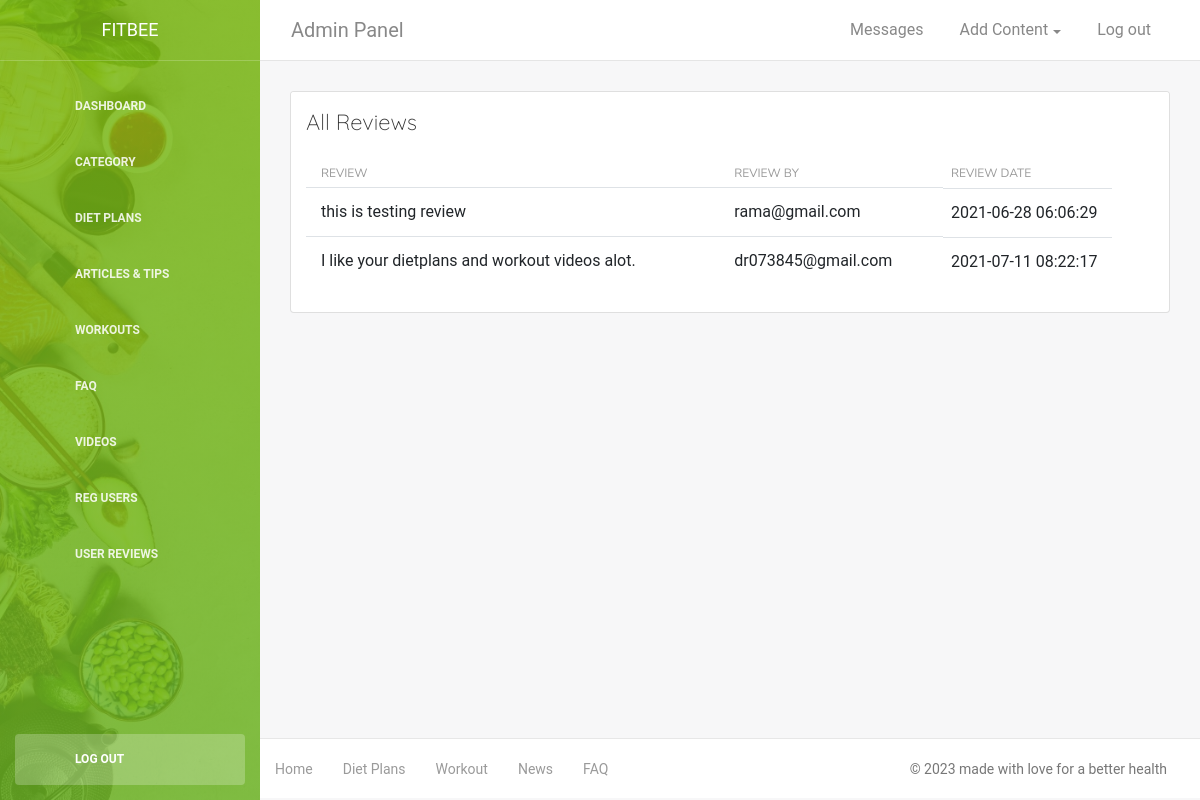
The app's page /Modules/reviews.php (signed in) with its own data.
### tables this page shows
CREATE TABLE IF NOT EXISTS `feedback` (
`feedbackId` int(11) NOT NULL,
  `feedback` varchar(1000) NOT NULL,
  `feedbackDate` timestamp NOT NULL DEFAULT CURRENT_TIMESTAMP,
  `userId` int(11) NOT NULL
);

CREATE TABLE IF NOT EXISTS `users` (
`userid` int(11) NOT NULL,
  `firstName` varchar(30) DEFAULT NULL,
  `lastName` varchar(30) DEFAULT NULL,
  `emailId` varchar(80) NOT NULL,
  `gender` varchar(6) DEFAULT NULL,
  `age` varchar(3) DEFAULT NULL,
  `image` varchar(150) NOT NULL DEFAULT 'uploads/profile.png',
  `regDate` timestamp NOT NULL DEFAULT CURRENT_TIMESTAMP,
  `password` varchar(32) NOT NULL
);

### Modules/reviews.php (the view, shortened to what this page needs)
<?php include 'header.php'; ?>
<div class="card-header ">
    <h4 class="card-title">All Reviews </h4>
 </div>
<div class="card-body">
	<div class="row">
		<div class="col-md-12">
			<table class="table">
				<thead>
					<tr>
				<th> Review </th>
					<th> Review By	</th>
					<th> Review Date	</th>
				</tr>
				</thead>
				<tbody>
		<?php
		$sql="select * from feedback,users where users.userid=feedback.userId;";
		$result=$conn->query($sql);
		while($row=$result->fetch_assoc()){
			echo "<tr>";
echo "<td>".$row['feedback']."</td>";
echo "<td>".$row['emailId']."</td>";
echo "<td>".$row['feedbackDate']."</td>";
			echo "</tr>";
		}
		?>
				</tbody>
			</table>
</div></div></div>
<?php include 'footer.php'; ?>

### Modules/header.php (style rules this page uses)
body { font-family: 'Nunito Sans', sans-serif; }
h1,h2,h3,h4,h5 { font-family: 'Quicksand', sans-serif; }
:root { --themeColor1:#86CA2D; --themeColor2:#1CC3CB; --themeColor3:#f59031; --themeColor4:#e74c3c; }

### records on screen
feedback: feedback "this is testing review", userId.emailId "rama@gmail.com", feedbackDate "2021-06-28 06:06:29"
feedback: feedback "I like your dietplans and workout videos alot.", userId.emailId "dr073845@gmail.com", feedbackDate "2021-07-11 08:22:17"
